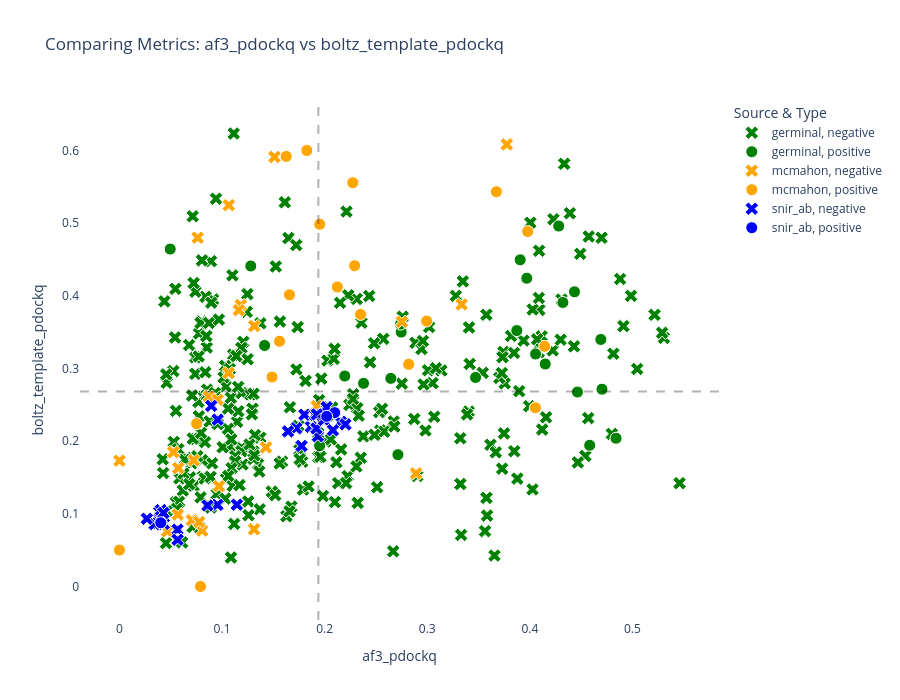

The code cell stored with this chart in its notebook:
### Code cell
import plotly.express as px


top_20 = stats_df.sort_values(by='pr_auc_mean', ascending=False).head(20)

m1_info, m2_info = top_20.iloc[2], top_20.iloc[3]

m1, t1, d1 = m1_info['metric'], m1_info['opt_threshold_mean'], m1_info['direction_mean']
m2, t2, d2 = m2_info['metric'], m2_info['opt_threshold_mean'], m2_info['direction_mean']

# AGGREGATE: Instead of plotting every iteration, plot the MEAN of each sample
plot_df = scores_df.groupby(['source', 'sample', 'type', 'binder'])[[m1, m2]].agg(['mean', 'std']).reset_index()
# Flatten multi-index columns: 'metric_mean', 'metric_std'
plot_df.columns = [f"{c[0]}_{c[1]}" if c[1] else c[0] for c in plot_df.columns]

# 1. Prepare the data (Ensure binder is a string for discrete markers/colors)
plot_df['binder_label'] = plot_df['binder'].map({1: 'positive', 0: 'negative'})


# 2. Create the Scatter Plot
fig = px.scatter(
    plot_df, 
    x=f"{m1}_mean", 
    y=f"{m2}_mean",
    error_x=f"{m1}_std", # Horizontal error bars
    error_y=f"{m2}_std", # Vertical error bars
    color= 'source',
    symbol='binder_label',
    symbol_map={'positive': 'circle', 'negative': 'x'},
    color_discrete_map={"germinal": 'green', "mcmahon": 'orange', "snir_ab": "blue"},
    hover_name='sample', # Shows the sample ID at the top of the tooltip
    hover_data={
        f"{m1}_mean": ':.3f', 
        f"{m2}_mean": ':.3f',
        'binder_label': True,
        'source': True,
        'type': True
    },
    title=f"Comparing Metrics: {m1} vs {m2}",
    labels={f"{m1}_mean": m1, f"{m2}_mean": m2}
)

# 3. Add the threshold lines
fig.add_vline(x=t1, line_dash="dash", line_color="black", opacity=0.3)
fig.add_hline(y=t2, line_dash="dash", line_color="black", opacity=0.3)

# 4. Improve Layout
fig.update_traces(marker=dict(size=12, line=dict(width=1, color='White')))
fig.update_layout(
    plot_bgcolor='white',
    legend_title_text='Source & Type',
    width=900,
    height=700
)

fig.show()

### Figure 1 — Plotly figure (JSON) as saved in the notebook; plotly's stock layout.template omitted (floating-point values rounded to 4 significant figures; data arrays with more than 128 entries replaced by an {"elided": "..."} marker saying what was removed)
{"data": [{"customdata": {"elided": "276x3 str values"}, "error_x": {"array": {"elided": "276 float values"}}, "error_y": {"array": {"elided": "276 float values"}}, "hovertemplate": "<b>%{hovertext}</b><br><br>source=%{customdata[1]}<br>binder_label=%{customdata[0]}<br>af3_pdockq=%{x:.3f}<br>boltz_template_pdockq=%{y:.3f}<br>type=%{customdata[2]}<extra></extra>", "hovertext": {"elided": "276 str values"}, "legendgroup": "germinal, negative", "marker": {"color": "green", "line": {"color": "White", "width": 1}, "size": 12, "symbol": "x"}, "mode": "markers", "name": "germinal, negative", "orientation": "v", "showlegend": true, "type": "scatter", "x": {"elided": "276 float values"}, "xaxis": "x", "y": {"elided": "276 float values"}, "yaxis": "y"}, {"customdata": [["positive", "germinal", "original"], ["positive", "germinal", "original"], ["positive", "germinal", "original"], ["positive", "germinal", "original"], ["positive", "germinal", "original"], ["positive", "germinal", "original"], ["positive", "germinal", "original"], ["positive", "germinal", "original"], ["positive", "germinal", "original"], ["positive", "germinal", "original"], ["positive", "germinal", "original"], ["positive", "germinal", "original"], ["positive", "germinal", "original"], ["positive", "germinal", "original"], ["positive", "germinal", "original"], ["positive", "germinal", "original"], ["positive", "germinal", "original"], ["positive", "germinal", "original"], ["positive", "germinal", "original"], ["positive", "germinal", "original"], ["positive", "germinal", "original"], ["positive", "germinal", "original"], ["positive", "germinal", "original"], ["positive", "germinal", "original"]], "error_x": {"array": [0.0, 0.0, 0.0, 0.0, 0.0, 0.0, 0.0, 0.0, 0.0, 0.0, 0.0, 0.0, 0.0, 0.0, 0.0, 0.0, 0.0, 0.0, 0.0, 0.0, 0.0, 0.0, 0.0, 0.0]}, "error_y": {"array": [0.0, 0.0, 0.0, 0.0, 0.0, 0.0, 0.0, 0.0, 0.0, 0.0, 0.0, 0.0, 0.0, 0.0, 0.0, 0.0, 0.0, 0.0, 0.0, 0.0, 0.0, 0.0, 0.0, 0.0]}, "hovertemplate": "<b>%{hovertext}</b><br><br>source=%{customdata[1]}<br>binder_label=%{customdata[0]}<br>af3_pdockq=%{x:.3f}<br>boltz_template_pdockq=%{y:.3f}<br>type=%{customdata[2]}<extra></extra>", "hovertext": ["nb_s105306_mpnn_2_BHRF", "nb_s109706_mpnn_2_BHRF", "nb_s206217_mpnn_2_PDL1", "nb_s206217_mpnn_5_PDL1", "nb_s233025_mpnn_2_IL3", "nb_s276607_mpnn_4_BHRF", "nb_s327664_mpnn_4_BHRF", "nb_s39537_mpnn_2_BHRF", "nb_s530943_mpnn_3_IL20", "nb_s618542_mpnn_2_PDL1", "nb_s618542_mpnn_3_PDL1", "nb_s663598_mpnn_2_BHRF", "nb_s717713_mpnn_2_IL20", "nb_s717713_mpnn_4_IL20", "nb_s718865_mpnn_2_PDL1", "nb_s759449_mpnn_1_PDL1", "nb_s759449_mpnn_4_PDL1", "nb_s807208_mpnn_5_IL3", "nb_s807321_mpnn_2_BHRF", "nb_s874243_mpnn_2_IL20", "nb_s877334_mpnn_2_BHRF", "nb_s972445_mpnn_2_BHRF", "nb_s983700_mpnn_1_BHRF", "nb_s983700_mpnn_2_BHRF"], "legendgroup": "germinal, positive", "marker": {"color": "green", "line": {"color": "White", "width": 1}, "size": 12, "symbol": "circle"}, "mode": "markers", "name": "germinal, positive", "orientation": "v", "showlegend": true, "type": "scatter", "x": [0.4583, 0.4322, 0.2379, 0.2196, 0.2714, 0.484, 0.1415, 0.3906, 0.128, 0.415, 0.4464, 0.4435, 0.397, 0.3873, 0.4692, 0.2645, 0.1951, 0.0495, 0.4703, 0.4056, 0.3471, 0.4281, 0.2746, 0.274], "xaxis": "x", "y": [0.1944, 0.391, 0.2797, 0.2897, 0.1815, 0.2041, 0.3318, 0.4497, 0.4412, 0.3063, 0.2677, 0.4056, 0.4244, 0.3523, 0.3401, 0.2865, 0.1937, 0.4645, 0.2716, 0.32, 0.2878, 0.4962, 0.3502, 0.3612], "yaxis": "y"}, {"customdata": [["negative", "mcmahon", "original"], ["negative", "mcmahon", "target_shuffle"], ["negative", "mcmahon", "original"], ["negative", "mcmahon", "target_shuffle"], ["negative", "mcmahon", "target_shuffle"], ["negative", "mcmahon", "target_shuffle"], ["negative", "mcmahon", "original"], ["negative", "mcmahon", "original"], ["negative", "mcmahon", "original"], ["negative", "mcmahon", "original"], ["negative", "mcmahon", "target_shuffle"], ["negative", "mcmahon", "target_shuffle"], ["negative", "mcmahon", "original"], ["negative", "mcmahon", "original"], ["negative", "mcmahon", "target_shuffle"], ["negative", "mcmahon", "target_shuffle"], ["negative", "mcmahon", "target_shuffle"], ["negative", "mcmahon", "target_shuffle"], ["negative", "mcmahon", "target_shuffle"], ["negative", "mcmahon", "target_shuffle"], ["negative", "mcmahon", "target_shuffle"], ["negative", "mcmahon", "target_shuffle"], ["negative", "mcmahon", "target_shuffle"], ["negative", "mcmahon", "target_shuffle"], ["negative", "mcmahon", "target_shuffle"], ["negative", "mcmahon", "target_shuffle"]], "error_x": {"array": [0.0, 0.0, 0.0, 0.0, 0.0, 0.0, 0.0, 0.0, 0.0, 0.0, 0.0, 0.0, 0.0, 0.0, 0.0, 0.0, 0.0, 0.0, 0.0, 0.0, 0.0, 0.0, 0.0, 0.0, 0.0, 0.0]}, "error_y": {"array": [0.0, 0.0, 0.0, 0.0, 0.0, 0.0, 0.0, 0.0, 0.0, 0.0, 0.0, 0.0, 0.0, 0.0, 0.0, 0.0, 0.0, 0.0, 0.0, 0.0, 0.0, 0.0, 0.0, 0.0, 0.0, 0.0]}, "hovertemplate": "<b>%{hovertext}</b><br><br>source=%{customdata[1]}<br>binder_label=%{customdata[0]}<br>af3_pdockq=%{x:.3f}<br>boltz_template_pdockq=%{y:.3f}<br>type=%{customdata[2]}<extra></extra>", "hovertext": ["Nb.AD101_A2AR", "Nb.AD101_Adiponectin", "Nb.AD102_A2AR", "Nb.AD102_Adiponectin", "Nb.AQ100_A2AR", "Nb.AQ101_A2AR", "Nb.AQ101_Adiponectin", "Nb.AQ101_Adiponectin_trimer", "Nb.AQ102_Adiponectin", "Nb.AQ102_Adiponectin_trimer", "Nb.AQ102_B2AR", "Nb.AQ103_B2AR", "Nb.AQ104_Adiponectin", "Nb.AQ104_Adiponectin_trimer", "Nb.AQ104_B2AR", "Nb.b201_Adiponectin", "Nb.c200_Adiponectin", "Nb.c201_Adiponectin", "Nb.c202_A2AR", "Nb.c203_A2AR", "Nb.c204_A2AR", "Nb.c205_Adiponectin", "Nb.c208_Adiponectin", "Nb.c209_Adiponectin", "Nb.c210_A2AR", "Nb.c211_A2AR"], "legendgroup": "mcmahon, negative", "marker": {"color": "orange", "line": {"color": "White", "width": 1}, "size": 12, "symbol": "x"}, "mode": "markers", "name": "mcmahon, negative", "orientation": "v", "showlegend": true, "type": "scatter", "x": [0.1428, 0.1064, 0.1183, 0.0525, 0.3775, 0.1923, 0.0573, 0.0, 0.1164, 0.0466, 0.3335, 0.0762, 0.0706, 0.0807, 0.1314, 0.0568, 0.1312, 0.0871, 0.2753, 0.1066, 0.1511, 0.0957, 0.0777, 0.0724, 0.097, 0.2891], "xaxis": "x", "y": [0.1915, 0.294, 0.3873, 0.1849, 0.6086, 0.2482, 0.163, 0.1732, 0.3804, 0.076, 0.3883, 0.4802, 0.0914, 0.0769, 0.3586, 0.099, 0.0788, 0.2614, 0.3644, 0.5249, 0.5913, 0.2571, 0.0888, 0.1737, 0.138, 0.1557], "yaxis": "y"}, {"customdata": [["positive", "mcmahon", "original"], ["positive", "mcmahon", "original"], ["positive", "mcmahon", "original"], ["positive", "mcmahon", "original"], ["positive", "mcmahon", "original"], ["positive", "mcmahon", "original"], ["positive", "mcmahon", "original"], ["positive", "mcmahon", "original"], ["positive", "mcmahon", "original"], ["positive", "mcmahon", "original"], ["positive", "mcmahon", "original"], ["positive", "mcmahon", "original"], ["positive", "mcmahon", "original"], ["positive", "mcmahon", "original"], ["positive", "mcmahon", "original"], ["positive", "mcmahon", "original"], ["positive", "mcmahon", "original"], ["positive", "mcmahon", "original"], ["positive", "mcmahon", "original"]], "error_x": {"array": [0.0, 0.0, 0.0, 0.0, 0.0, 0.0, 0.0, 0.0, 0.0, 0.0, 0.0, 0.0, 0.0, 0.0, 0.0, 0.0, 0.0, 0.0, 0.0]}, "error_y": {"array": [0.0, 0.0, 0.0, 0.0, 0.0, 0.0, 0.0, 0.0, 0.0, 0.0, 0.0, 0.0, 0.0, 0.0, 0.0, 0.0, 0.0, 0.0, 0.0]}, "hovertemplate": "<b>%{hovertext}</b><br><br>source=%{customdata[1]}<br>binder_label=%{customdata[0]}<br>af3_pdockq=%{x:.3f}<br>boltz_template_pdockq=%{y:.3f}<br>type=%{customdata[2]}<extra></extra>", "hovertext": ["Nb.AQ100_Adiponectin", "Nb.AQ100_Adiponectin_trimer", "Nb.AQ103_Adiponectin", "Nb.AQ103_Adiponectin_trimer", "Nb.b201_HSA_25-609", "Nb.b201_HSA_404-601", "Nb.b201_HSA_404-609", "Nb.c200_B2AR", "Nb.c201_B2AR", "Nb.c202_B2AR", "Nb.c203_B2AR", "Nb.c204_B2AR", "Nb.c205_B2AR", "Nb.c206_B2AR", "Nb.c207_B2AR", "Nb.c208_B2AR", "Nb.c209_B2AR", "Nb.c210_B2AR", "Nb.c211_B2AR"], "legendgroup": "mcmahon, positive", "marker": {"color": "orange", "line": {"color": "White", "width": 1}, "size": 12, "symbol": "circle"}, "mode": "markers", "name": "mcmahon, positive", "orientation": "v", "showlegend": true, "type": "scatter", "x": [0.1487, 0.0, 0.0752, 0.079, 0.1625, 0.2819, 0.2994, 0.4054, 0.235, 0.3979, 0.2292, 0.1826, 0.156, 0.4144, 0.2274, 0.1657, 0.1952, 0.2124, 0.3674], "xaxis": "x", "y": [0.2883, 0.0501, 0.2241, 0.0, 0.5921, 0.3059, 0.3654, 0.246, 0.3745, 0.4887, 0.4415, 0.6002, 0.3376, 0.3306, 0.5559, 0.4015, 0.4987, 0.4123, 0.5434], "yaxis": "y"}, {"customdata": [["negative", "snir_ab", "alanine_scan"], ["negative", "snir_ab", "alanine_scan"], ["negative", "snir_ab", "alanine_scan"], ["negative", "snir_ab", "alanine_scan"], ["negative", "snir_ab", "alanine_scan"], ["negative", "snir_ab", "alanine_scan"], ["negative", "snir_ab", "alanine_scan"], ["negative", "snir_ab", "alanine_scan"], ["negative", "snir_ab", "alanine_scan"], ["negative", "snir_ab", "alanine_scan"], ["negative", "snir_ab", "alanine_scan"], ["negative", "snir_ab", "alanine_scan"], ["negative", "snir_ab", "alanine_scan"], ["negative", "snir_ab", "alanine_scan"], ["negative", "snir_ab", "alanine_scan"], ["negative", "snir_ab", "alanine_scan"], ["negative", "snir_ab", "alanine_scan"], ["negative", "snir_ab", "alanine_scan"], ["negative", "snir_ab", "alanine_scan"], ["negative", "snir_ab", "alanine_scan"], ["negative", "snir_ab", "alanine_scan"], ["negative", "snir_ab", "alanine_scan"], ["negative", "snir_ab", "alanine_scan"], ["negative", "snir_ab", "alanine_scan"], ["negative", "snir_ab", "alanine_scan"], ["negative", "snir_ab", "alanine_scan"], ["negative", "snir_ab", "alanine_scan"], ["negative", "snir_ab", "alanine_scan"], ["negative", "snir_ab", "alanine_scan"], ["negative", "snir_ab", "alanine_scan"], ["negative", "snir_ab", "alanine_scan"], ["negative", "snir_ab", "alanine_scan"]], "error_x": {"array": [0.0, 0.0, 0.0, 0.0, 0.0, 0.0, 0.0, 0.0, 0.0, 0.0, 0.0, 0.0, 0.0, 0.0, 0.0, 0.0, 0.0, 0.0, 0.0, 0.0, 0.0, 0.0, 0.0, 0.0, 0.0, 0.0, 0.0, 0.0, 0.0, 0.0, 0.0, 0.0]}, "error_y": {"array": [0.0, 0.0, 0.0, 0.0, 0.0, 0.0, 0.0, 0.0, 0.0, 0.0, 0.0, 0.0, 0.0, 0.0, 0.0, 0.0, 0.0, 0.0, 0.0, 0.0, 0.0, 0.0, 0.0, 0.0, 0.0, 0.0, 0.0, 0.0, 0.0, 0.0, 0.0, 0.0]}, "hovertemplate": "<b>%{hovertext}</b><br><br>source=%{customdata[1]}<br>binder_label=%{customdata[0]}<br>af3_pdockq=%{x:.3f}<br>boltz_template_pdockq=%{y:.3f}<br>type=%{customdata[2]}<extra></extra>", "hovertext": ["5ifj_abc_cut_A_D111A", "5ifj_abc_cut_A_K110A", "5ifj_abc_cut_A_S64A", "5ifj_abc_cut_A_W52A", "5ifj_abc_cut_A_Y66A", "5ifj_abc_cut_B_L116A", "5ifj_abc_cut_B_V38A", "5ifj_abc_cut_B_W107A", "5ifj_abc_cut_B_Y37A", "5ifj_abc_cut_all_A", "5ig7_abc_cut_A_K110A", "5ig7_abc_cut_A_W52A", "5ig7_abc_cut_A_Y66A", "5ig7_abc_cut_B_G114A", "5ig7_abc_cut_B_L116A", "5ig7_abc_cut_B_V38A", "5ig7_abc_cut_B_W107A", "5ig7_abc_cut_B_Y37A", "5ig7_abc_cut_all_A", "5ijk_acx_cut_A_I112A", "5ijk_acx_cut_A_I114A", "5ijk_acx_cut_A_K57A", "5ijk_acx_cut_A_R55A", "5ijk_acx_cut_A_T113A", "5ijk_acx_cut_B_K36A", "5ijk_acx_cut_B_T113A", "5ijk_acx_cut_B_W56A", "5ijk_acx_cut_B_Y107A", "5ijk_acx_cut_B_Y108A", "5ijk_acx_cut_B_Y31A", "5ijk_acx_cut_B_Y38A", "5ijk_acx_cut_all_A"], "legendgroup": "snir_ab, negative", "marker": {"color": "blue", "line": {"color": "White", "width": 1}, "size": 12, "symbol": "x"}, "mode": "markers", "name": "snir_ab, negative", "orientation": "v", "showlegend": true, "type": "scatter", "x": [0.1866, 0.1803, 0.199, 0.1913, 0.1933, 0.1724, 0.1905, 0.1643, 0.1774, 0.1144, 0.2019, 0.2155, 0.2203, 0.192, 0.1924, 0.1993, 0.09575, 0.2081, 0.08945, 0.0566, 0.03975, 0.0376, 0.0343, 0.09555, 0.0388, 0.04325, 0.0858, 0.04065, 0.0267, 0.04045, 0.04295, 0.05665], "xaxis": "x", "y": [0.2198, 0.2365, 0.2285, 0.2178, 0.2068, 0.2178, 0.2365, 0.2135, 0.1935, 0.1127, 0.2469, 0.2268, 0.2232, 0.2175, 0.2369, 0.2294, 0.2297, 0.2151, 0.2486, 0.0784, 0.1007, 0.08755, 0.0858, 0.1124, 0.1026, 0.08625, 0.1115, 0.0931, 0.09325, 0.1052, 0.1013, 0.0644], "yaxis": "y"}, {"customdata": [["positive", "snir_ab", "original"], ["positive", "snir_ab", "original"], ["positive", "snir_ab", "original"]], "error_x": {"array": [0.0, 0.0, 0.0]}, "error_y": {"array": [0.0, 0.0, 0.0]}, "hovertemplate": "<b>%{hovertext}</b><br><br>source=%{customdata[1]}<br>binder_label=%{customdata[0]}<br>af3_pdockq=%{x:.3f}<br>boltz_template_pdockq=%{y:.3f}<br>type=%{customdata[2]}<extra></extra>", "hovertext": ["5ifj_abc_cut", "5ig7_abc_cut", "5ijk_acx_cut"], "legendgroup": "snir_ab, positive", "marker": {"color": "blue", "line": {"color": "White", "width": 1}, "size": 12, "symbol": "circle"}, "mode": "markers", "name": "snir_ab, positive", "orientation": "v", "showlegend": true, "type": "scatter", "x": [0.2098, 0.202, 0.04025], "xaxis": "x", "y": [0.2394, 0.2342, 0.08775], "yaxis": "y"}], "layout": {"height": 700, "legend": {"title": {"text": "Source & Type"}, "tracegroupgap": 0}, "plot_bgcolor": "white", "shapes": [{"line": {"color": "black", "dash": "dash"}, "opacity": 0.3, "type": "line", "x0": 0.1939, "x1": 0.1939, "xref": "x", "y0": 0, "y1": 1, "yref": "y domain"}, {"line": {"color": "black", "dash": "dash"}, "opacity": 0.3, "type": "line", "x0": 0, "x1": 1, "xref": "x domain", "y0": 0.2685, "y1": 0.2685, "yref": "y"}], "title": {"text": "Comparing Metrics: af3_pdockq vs boltz_template_pdockq"}, "width": 900, "xaxis": {"anchor": "y", "domain": [0, 1], "title": {"text": "af3_pdockq"}}, "yaxis": {"anchor": "x", "domain": [0, 1], "title": {"text": "boltz_template_pdockq"}}}}
